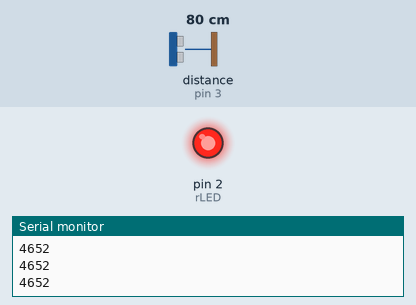
The sketch below on a simulated Arduino Uno, built with avr-gcc and run on an emulated ATmega328P. On the bench: output pins drawn as LEDs (lit = HIGH), the last lines printed to the serial monitor. Wiring (inferred from the names in the program): ultrasonic range finder: trigger pin 4; echo pin 3. Dashed ring = blinking. Inputs (shaded band) come from the test bench; at power-on: distance to the obstacle (sensor on pin 3) 80 cm. The echo pulse lasts 58.3 µs per cm; pins used as bus, display or sensor lines are not drawn.

Above: at 1.2 s.
1.3 s: distance to the obstacle (sensor on pin 3) set to 18 cm
2.8 s: distance to the obstacle (sensor on pin 3) set to 14 cm
At 3.14 s:
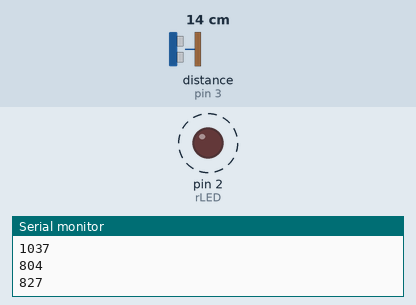
5.8 s: distance to the obstacle (sensor on pin 3) set to 35 cm
At 7.0 s:
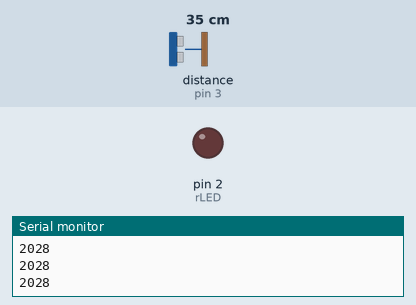
7.3 s: distance to the obstacle (sensor on pin 3) set to 2 cm
At 7.79 s:
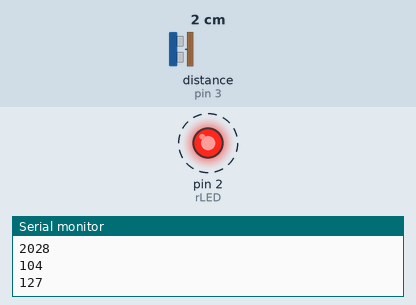
Timing chart, 0 to 11.3 s (numbered marks = the images above; inputs shaded):
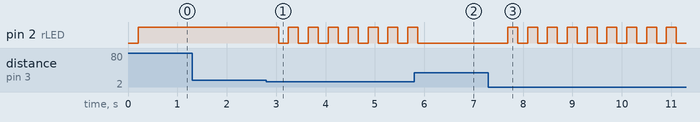

Measured:
- the behaviour switches between 16 and 15 cm on distance to the obstacle (sensor on pin 3) (found by bisection; images 0 and 1)
- after the input at 2.8 s, pin 2 (rLED): alternates HIGH for 0.20 s and LOW for 0.20 s, starting after 0.25 s
- after the input at 5.8 s, pin 2 (rLED): goes on until 5.9 s, then stays LOW
- after the input at 7.3 s, pin 2 (rLED): alternates HIGH for 0.20 s and LOW for 0.20 s, starting after 0.39 s

The sketch:

sr04_interrupt_toggle.ino
```cpp
const int trigPin = 4;
const int echoPin = 3;

int rLED = 2;
boolean toggleState = 0;

long duration;
int distance;

void setup() {
  Serial.begin(9600);
  pinMode(trigPin, OUTPUT);
  pinMode(echoPin, INPUT);
  pinMode(rLED, OUTPUT);
  attachInterrupt(digitalPinToInterrupt(3), sensorDetect, FALLING);

}

void sensorDetect(){
  if(duration < 900){
    toggleState = !toggleState;
    digitalWrite(rLED, toggleState);
  }
}

void loop() {
  delay(200);
  digitalWrite(trigPin, LOW);
  delayMicroseconds(2);
  digitalWrite(trigPin, HIGH);
  delayMicroseconds(10);
  digitalWrite(trigPin, LOW);

  duration = pulseIn(echoPin, HIGH);
  distance = (duration*0.034/2)-2;
  Serial.println(duration);
}
```
